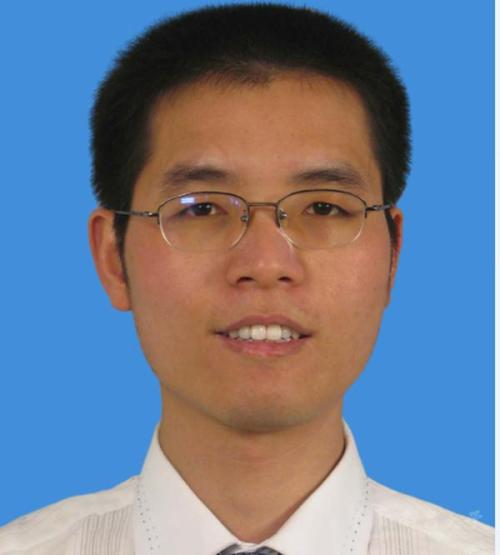
#> input picture images/0804-一寸证件照_50119.jpg, 500 x 555 px, given in place of 0001_00_00_01_12.jpg, which was not available
$ python imageutil.py   (older library calls are emulated)
#> lines starting #> are read from the running program, lines starting #| are printed output that depends on the picture; pictures that were not available may be replaced by others from this repository, and a replacement may not be noted
#> further down, img is the input picture: shape (555, 500, 3); mean B, G, R 146.3, 125.2, 112.2
#!/usr/bin/env python
# coding=utf-8

"""
__title__ = 'caputre_img'
__author__ = 'apple'
__mtime__ = '2018/10/12'
# code is far away from bugs with the god animal protecting
    I love animals. They taste delicious.
              ┏┓      ┏┓
            ┏┛┻━━━┛┻┓
            ┃      ☃      ┃
            ┃  ┳┛  ┗┳  ┃
            ┃      ┻      ┃
            ┗━┓      ┏━┛
                ┃      ┗━━━┓
                ┃  神兽保佑    ┣┓
                ┃　永无BUG！   ┏┛
                ┗┓┓┏━┳┓┏┛
                  ┃┫┫  ┃┫┫
                  ┗┻┛  ┗┻┛
"""
import cv2
import numpy as np
import os
import time
from matplotlib import pyplot as plt
from skimage.feature import hog


# [156 lines left out: functions face_detect, resize, detect_face_and_resize, rotate_bound, rotate, cap_face and 1 more, not called in this run]


def cart2polar(img):
    # 计算原图的表面梯度
    img = cv2.cvtColor(img, cv2.COLOR_BGR2GRAY)
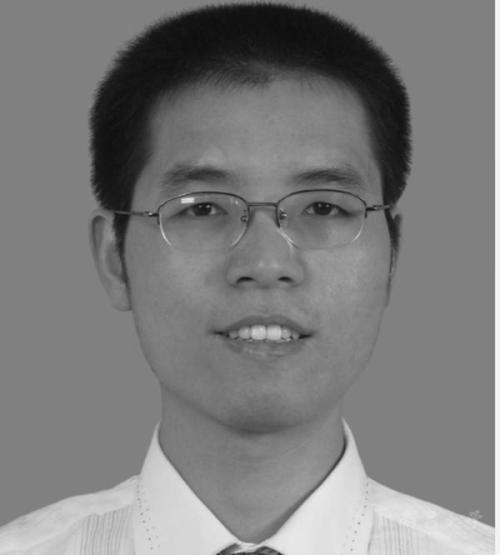
#> img: shape (555, 500); min 13, max 248, mean 123.8
    x = cv2.Sobel(img, cv2.CV_32F, 1, 0)
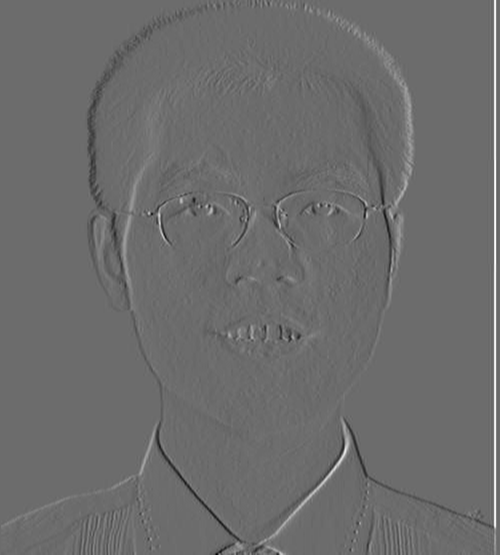
#> x: shape (555, 500) float32; min -354, max 480, mean 1.8; drawn with min black and max white
    y = cv2.Sobel(img, cv2.CV_32F, 0, 1)
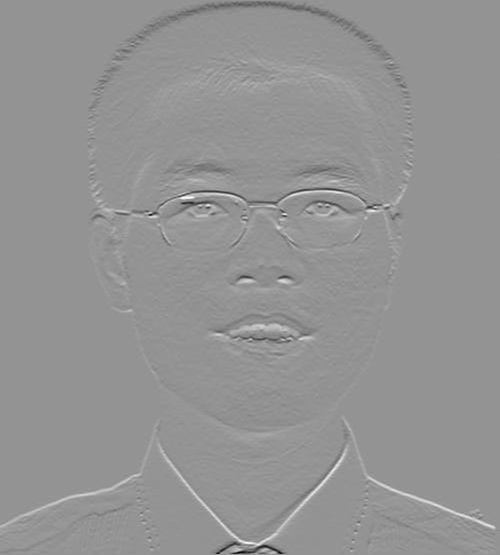
#> y: shape (555, 500) float32; min -504, max 366, mean 1; drawn with min black and max white
    magnitude, angle = cv2.cartToPolar(x, y, angleInDegrees=True)
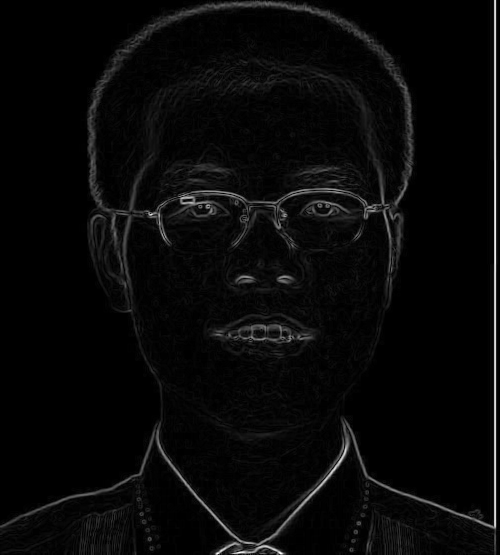
#> magnitude: shape (555, 500) float32; min 0, max 514, mean 17.6; drawn with min black and max white
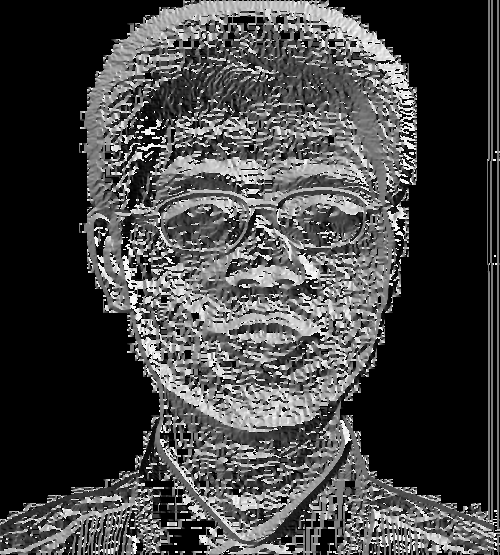
#> angle: shape (555, 500) float32; min 0, max 359.9, mean 97.6; drawn with min black and max white
    return magnitude, angle


# [39 lines left out: function direction_of_8_sobel, not called in this run]


if __name__ == "__main__":
    # [6 lines of commented-out code are left out]
    img = cv2.imread('../orig/0001_00_00_01_12.jpg', cv2.IMREAD_UNCHANGED)
    # direction_of_8_sobel(img)
    cart2polar(img)
    # [30 lines of commented-out code are left out]
